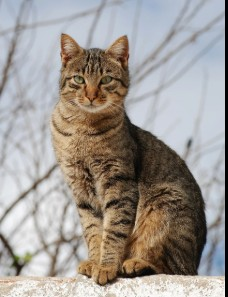
#> input picture opencv_fundamentals/photos/cat.jpg, 228 x 297 px, found by its file name
$ python 'piksel_değerlerini_değişme.py'
#> lines starting #> are read from the running program, lines starting #| are printed output that depends on the picture; after the words box and inside, x2 and y2 are one past the last pixel; in counts of white or black regions, pixels touching at a corner belong together
import cv2 as cv
import numpy as np

img = cv.imread("opencv_fundamentals/photos/cat.jpg")
#> img is the input picture: shape (297, 228, 3); mean B, G, R 146.5, 151.9, 158.2
cv.imshow("cat", img)

alt_sinir = np.array([125, 125, 125])
üst_sinir = np.array([255, 255, 255])

mask = cv.inRange(img, alt_sinir, üst_sinir)
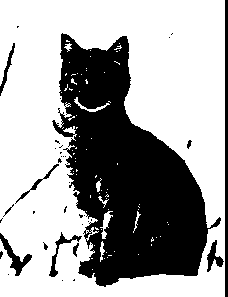
#> mask: shape (297, 228); 63.8% white; 36 black regions (25 under 20 px), largest, box (x1, y1, x2, y2) and area: (52, 33, 221, 287) 22236, (225, 0, 228, 297) 891, (0, 233, 32, 276) 367

img[mask == 0] = [0, 0, 255]
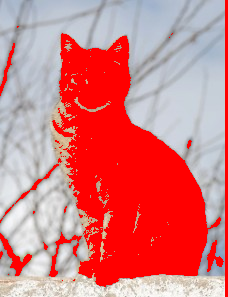
#> img: shape (297, 228, 3); mean B, G, R 125.7, 123.4, 214.3

cv.imshow("mask", mask)
cv.imshow("img", img)
cv.waitKey(0)
